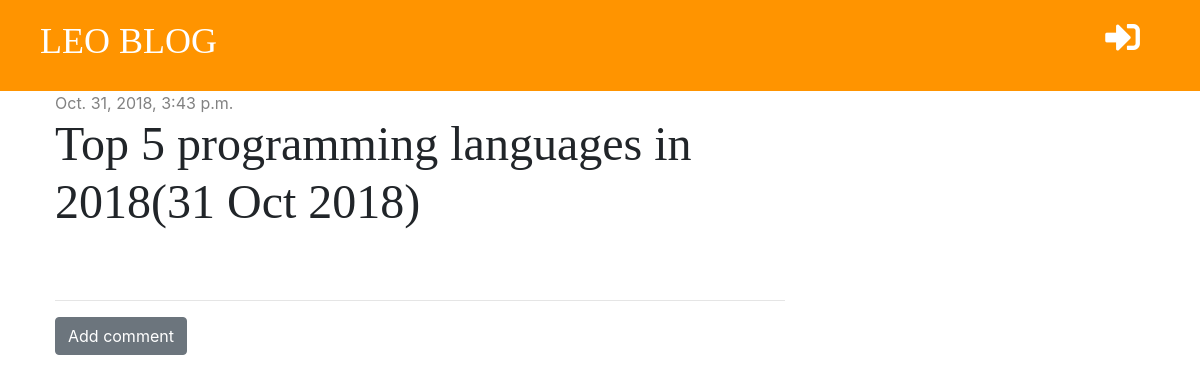
The app's page /post/2/ with its own data.
### blog/models.py (models this page shows, shortened)
class Post(models.Model):
    author = models.ForeignKey('auth.User', on_delete=models.CASCADE)
    title = models.CharField(max_length=200)
    text = models.TextField()
    created_date = models.DateTimeField(default=timezone.now)
    published_date = models.DateTimeField(blank=True, null=True)

### blog/views.py (the view)
# urls.py: path('post/<int:pk>/', views.post_detail, name='post_detail'),
def post_detail(request, pk):
    post = get_object_or_404(Post, pk=pk)
    stuff_for_frontend = {'post': post}
    return render(request, 'blog/post_detail.html', stuff_for_frontend)

### blog/templatetags/markdownify.py (called while the page is built)
@register.filter
def markdown(value):
    renderer = HighlightRenderer()
    markdown = mistune.Markdown(renderer=renderer)
    return markdown(value)

### blog/templates/blog/post_detail.html (shortened to what this page needs)
{% extends 'blog/base.html' %}
{% load markdownify %}
{% block content %}
    <div class="post">
        {% if post.published_date %}
            <div class="date">
                {{ post.published_date }}
            </div>
        {% else %}
            <a href="{% url 'post_publish' pk=post.pk %}" class="btn btn-primary">Publish</a>
        {% endif %}
        <h1>{{ post.title }}</h1>
    </div>
    <hr>
    <a href="{% url 'add_comment_to_post' pk=post.pk %}" class="btn btn-secondary">Add comment</a>
{% endblock %}

### blog/static/css/blog.css (style rules this page uses)
h1, h2, h3, h4 { font-family: 'tangerine', 'Inconsolata', 'Droid Sans', serif; font-size: 48px; }
.date { color: #828282; }
.post { margin-bottom: 70px; }

### records on screen
Post: published_date "Oct. 31, 2018, 3:43 p.m.", title "Top 5 programming languages in 2018(31 Oct 2018)"
